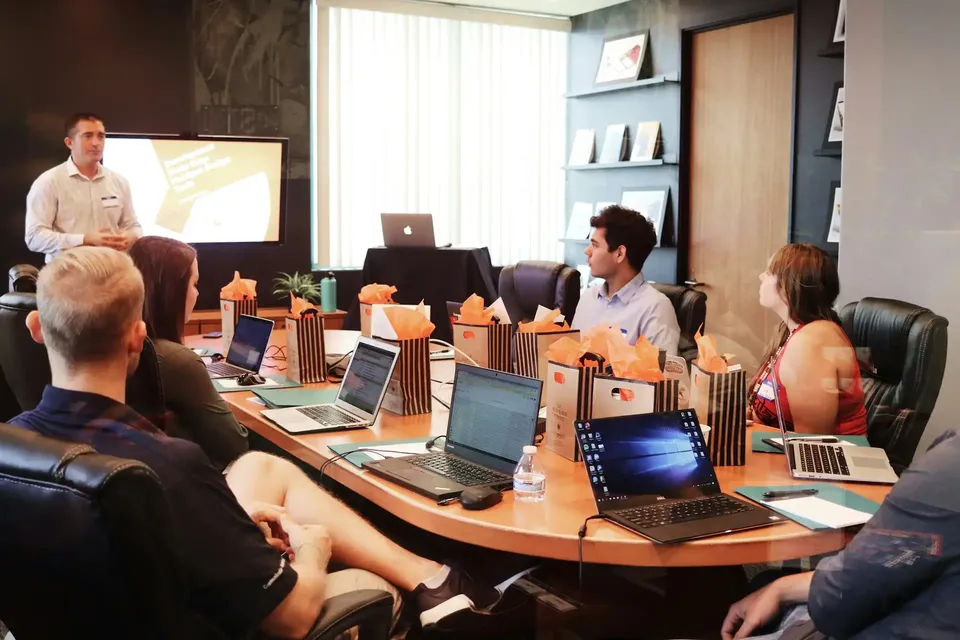
#> input picture Images/img_be94160a.webp, 960 x 640 px
$ python resize.py
#> lines starting #> are read from the running program, lines starting #| are printed output that depends on the picture
from PIL import Image
import sys

def resize_image(input_path, output_path, scale_factor=0.5):
#> called with input_path = 'Images/img_be94160a.webp', output_path = 'Images/img_be94160a.webp', scale_factor = 0.5
    try:
        with Image.open(input_path) as img:
#> img is the input picture: PIL image 960x640 RGB; mean R, G, B 131.8, 112.2, 102.2
            new_size = (int(img.width * scale_factor), int(img.height * scale_factor))
#> new_size = (480, 320)
            img = img.resize(new_size, Image.Resampling.LANCZOS)
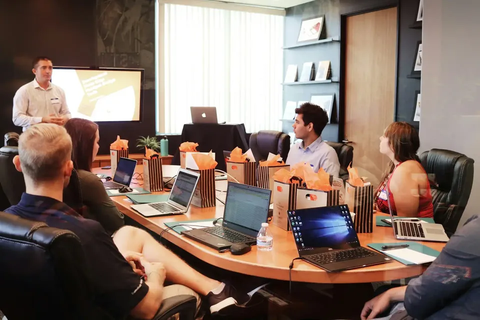
#> img: PIL image 480x320 RGB; mean R, G, B 131.8, 112.2, 102.2
            img.save(output_path, quality=80)
            print(f"Successfully resized {input_path} and saved to {output_path}")
    except Exception as e:
        print(f"Error: {e}")

if __name__ == "__main__":
    resize_image('Images/img_be94160a.webp', 'Images/img_be94160a.webp')

$ run again, with Images/img_0be787cd.webp copied over Images/img_be94160a.webp
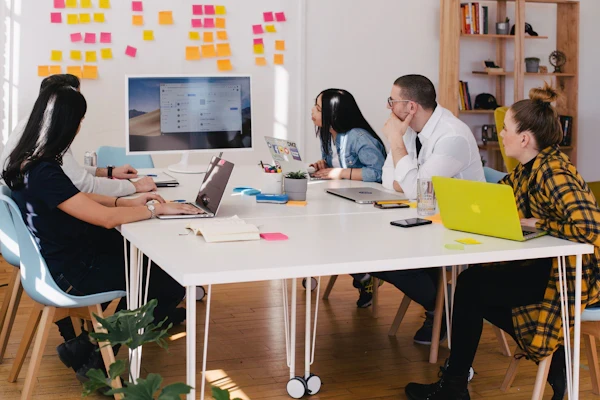
#> input picture Images/img_0be787cd.webp, 600 x 400 px
#> in resize_image, img is the input picture: PIL image 600x400 RGB; mean R, G, B 144.4, 128.2, 115.7
#> in resize_image, `img = img.resize(new_size, Image.Resampling.LANCZOS)`:
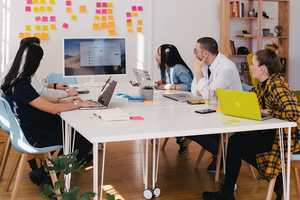
#> img: PIL image 300x200 RGB; mean R, G, B 144.4, 128.2, 115.7

$ run again, with Images/img_0e9ad36e.webp copied over Images/img_be94160a.webp
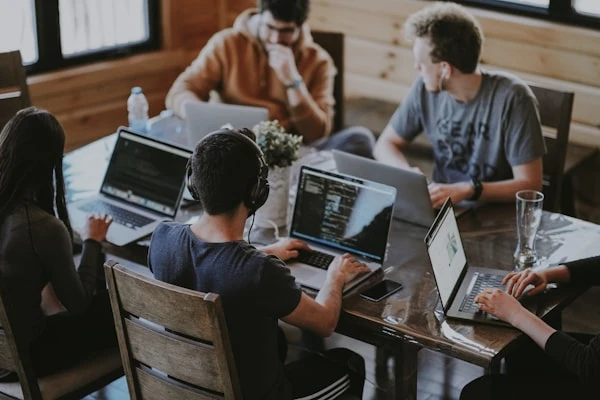
#> input picture Images/img_0e9ad36e.webp, 600 x 400 px
#> in resize_image, img is the input picture: PIL image 600x400 RGB; mean R, G, B 81.5, 75.8, 70.9
#> in resize_image, `img = img.resize(new_size, Image.Resampling.LANCZOS)`:
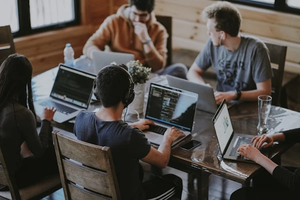
#> img: PIL image 300x200 RGB; mean R, G, B 81.5, 75.8, 70.9
